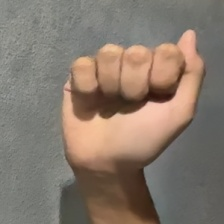
#> input picture dataset/A/A_0002.jpg, 224 x 224 px, given in place of the camera
$ python collect_dataset.py
#> lines starting #> are read from the running program, lines starting #| are printed output that depends on the picture; after the words box and inside, x2 and y2 are one past the last pixel; in counts of white or black regions, pixels touching at a corner belong together
"""collect_dataset.py — เครื่องมือเก็บภาพมือสำหรับทำ Dataset (ASL Subset) และสั่งเทรนโมเดลใหม่

วิธีใช้งาน:
    conda run -n dl python collect_dataset.py

ปุ่มควบคุมในโปรแกรม:
    - [A], [B], [C], [D], [L], [O], [T] หรือ [1] - [7] : สลับตัวอักษรเป้าหมายทันที
    - [SPACE]     : ถ่าย 1 รูป (บันทึกภาพมือในกรอบ ROI ลง dataset/<LABEL>/)
    - [F]         : เปิด/ปิด โหมดถ่ายรัว (Burst/Continuous Mode)
    - [BACKSPACE] : ลบรูปล่าสุดของคลาสปัจจุบัน (Undo last photo)
    - [ENTER] / [R]: สั่งเทรนโมเดลใหม่จากศูนย์ทันที (Train Model from Scratch)
    - [M]         : เปิด/ปิด หน้าต่าง Preview Mask (Module 2)
    - [Q] / [ESC] : ออกจากโปรแกรม
"""

from __future__ import annotations

import argparse
from pathlib import Path
import time
import cv2
import numpy as np

# ลอง import module2 และ module3
try:
    from module2 import segment_skin_hsv, apply_morphology
    HAS_MODULE2 = True
except Exception:
    HAS_MODULE2 = False

try:
    from module3.classifier import GestureClassifier
    HAS_CLASSIFIER = True
except Exception:
    HAS_CLASSIFIER = False

# 7 ตัวอักษรเป้าหมาย
SUPPORTED_CLASSES = ["A", "B", "C", "D", "L", "O", "T"]


def get_existing_count(class_dir: Path) -> int:
    """นับจำนวนรูปที่มีอยู่แล้วในโฟลเดอร์ของคลาสนั้นๆ"""
    if not class_dir.exists():
        return 0
    return len(list(class_dir.glob("*.jpg")) + list(class_dir.glob("*.png")))


# [18 lines left out: functions get_next_filename, delete_last_saved_file, not called in this run]


def draw_hud(
    frame: np.ndarray,
    current_label: str,
    class_counts: dict[str, int],
    roi_coords: tuple[int, int, int, int],
    continuous_mode: bool,
    show_mask: bool,
    status_msg: str,
    status_time: float,
) -> None:
    """วาดหน้าจอแสดงสถานะและข้อมูลการถ่ายบนเฟรม"""
    h, w = frame.shape[:2]
    rx, ry, rw, rh = roi_coords

    # วาดกรอบสี่เหลี่ยม ROI สำหรับวางมือ
    roi_color = (0, 0, 255) if continuous_mode else (0, 255, 0)
    cv2.rectangle(frame, (rx, ry), (rx + rw, ry + rh), roi_color, 2)
    cv2.putText(
        frame,
        "Put Hand Here",
        (rx + 10, ry - 10),
        cv2.FONT_HERSHEY_SIMPLEX,
        0.65,
        roi_color,
        2,
        cv2.LINE_AA,
    )

    # แถบพื้นหลังด้านบน
    overlay = frame.copy()
    cv2.rectangle(overlay, (0, 0), (w, 85), (20, 20, 20), -1)
    # แถบพื้นหลังด้านล่าง
    cv2.rectangle(overlay, (0, h - 35), (w, h), (20, 20, 20), -1)
    cv2.addWeighted(overlay, 0.75, frame, 0.25, 0, frame)

    # 1) Current Label (ตัวใหญ่เด่นชัด)
    label_text = f"TARGET: [{current_label}]"
    cv2.putText(
        frame,
        label_text,
        (15, 45),
        cv2.FONT_HERSHEY_DUPLEX,
        1.1,
        (0, 255, 255),
        2,
        cv2.LINE_AA,
    )

    # 2) Continuous indicator
    mode_text = "[BURST ON]" if continuous_mode else "[SINGLE]"
    mode_color = (0, 100, 255) if continuous_mode else (180, 180, 180)
    cv2.putText(
        frame,
        mode_text,
        (230, 42),
        cv2.FONT_HERSHEY_SIMPLEX,
        0.7,
        mode_color,
        2,
        cv2.LINE_AA,
    )

    # 3) สรุปจำนวนตัวอย่างแต่ละคลาส
    counts_str = " | ".join(f"{c}:{class_counts.get(c, 0)}" for c in SUPPORTED_CLASSES)
    cv2.putText(
        frame,
        counts_str,
        (15, 75),
        cv2.FONT_HERSHEY_SIMPLEX,
        0.52,
        (220, 220, 220),
        1,
        cv2.LINE_AA,
    )

    # 4) ข้อความแจ้งเตือนสถานะล่าสุด (Saved / Trained / Deleted)
    if time.time() - status_time < 3.0 and status_msg:
        cv2.putText(
            frame,
            status_msg,
            (w - 380, 45),
            cv2.FONT_HERSHEY_SIMPLEX,
            0.65,
            (50, 255, 50),
            2,
            cv2.LINE_AA,
        )

    # 5) แถบคำสั่งด้านล่าง
    help_text = "SPACE: Shot | F: Burst | A-T/1-7: Switch | BACKSPACE: Undo | ENTER/R: Train Model | Q: Quit"
    cv2.putText(
        frame,
        help_text,
        (15, h - 12),
        cv2.FONT_HERSHEY_SIMPLEX,
        0.45,
        (180, 220, 255),
        1,
        cv2.LINE_AA,
    )


# [44 lines left out: function train_model_from_camera, not called in this run]


def main() -> None:
    parser = argparse.ArgumentParser(description="ASL Dataset Collector for ComVision")
    parser.add_argument("--cam", type=int, default=0, help="Camera index (default 0)")
    parser.add_argument("--out", type=str, default="dataset", help="Output directory")
    parser.add_argument("--roi-size", type=int, default=300, help="Size of square ROI box")
    parser.add_argument("--save-size", type=int, default=224, help="Resized output image size")
    args = parser.parse_args()

    out_root = Path(args.out).resolve()
    out_root.mkdir(parents=True, exist_ok=True)

    for c in SUPPORTED_CLASSES:
        (out_root / c).mkdir(parents=True, exist_ok=True)

    class_counts = {c: get_existing_count(out_root / c) for c in SUPPORTED_CLASSES}

    cap = cv2.VideoCapture(args.cam)
    if not cap.isOpened():
        print(f"[ERROR] ไม่สามารถเปิดกล้องเบอร์ {args.cam} ได้")
        return

    cap.set(cv2.CAP_PROP_FRAME_WIDTH, 1280)
    cap.set(cv2.CAP_PROP_FRAME_HEIGHT, 720)

    current_idx = 0
    current_label = SUPPORTED_CLASSES[current_idx]

    continuous_mode = False
    burst_interval = 0.2
    last_burst_time = 0.0

    show_mask = False
    status_msg = ""
    status_time = 0.0

    window_name = "ComVision — ASL Dataset Collector"
    cv2.namedWindow(window_name, cv2.WINDOW_NORMAL)

    print("=" * 65)
    print(" ComVision — ASL Dataset Collector & Model Trainer")
    print(f" โฟลเดอร์เก็บข้อมูล: {out_root}")
    print(" ปุ่มลัดหลัก:")
    print("   - SPACE          : ถ่าย 1 รูป")
    print("   - F              : เปิด/ปิด ถ่ายรัวอัตโนมัติ (Burst Mode)")
    print("   - A,B,C,D,L,O,T  : สลับตัวอักษรเป้าหมาย (หรือกด 1-7)")
    print("   - BACKSPACE      : ลบรูปล่าสุด (Undo)")
    print("   - ENTER หรือ R   : สั่งเทรนโมเดลใหม่ทั้งหมดทันที (Retrain SVM Model)")
    print("   - M              : เปิด/ปิด หน้าต่าง Preview Mask")
    print("   - Q หรือ ESC     : ออกจากโปรแกรม")
    print("=" * 65)

    try:
        while True:
            ret, frame = cap.read()
#> frame is the input picture: shape (224, 224, 3); mean B, G, R 108.6, 120.6, 134.4
            if not ret or frame is None:
                continue

            frame = cv2.flip(frame, 1)
            h, w = frame.shape[:2]
#> h = 224; w = 224

            rw = min(args.roi_size, w // 2)
#> rw = 112
            rh = min(args.roi_size, h - 100)
#> rh = 124
            rx = int(w * 0.65) - (rw // 2)
#> rx = 89
            ry = int(h * 0.52) - (rh // 2)
#> ry = 54
            rx = max(10, min(rx, w - rw - 10))
            ry = max(90, min(ry, h - rh - 40))
#> ry = 90

            roi_crop = frame[ry : ry + rh, rx : rx + rw].copy()
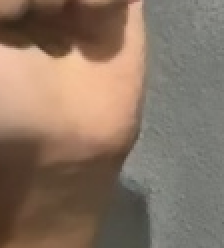
#> roi_crop: shape (124, 112, 3) (shown 2 times larger); mean B, G, R 99.2, 115.5, 135.1

            # บันทึกรูปอัตโนมัติในโหมด Burst
            now = time.time()
            if continuous_mode and (now - last_burst_time >= burst_interval):
                if args.save_size > 0:
                    saved_img = cv2.resize(roi_crop, (args.save_size, args.save_size), interpolation=cv2.INTER_AREA)
                else:
                    saved_img = roi_crop

                target_dir = out_root / current_label
                save_path = get_next_filename(target_dir, current_label)
                cv2.imwrite(str(save_path), saved_img)

                class_counts[current_label] += 1
                status_msg = f"Saved: {save_path.name}"
                status_time = now
                last_burst_time = now

            # Mask Preview
            if show_mask and HAS_MODULE2:
                rgb_roi = cv2.cvtColor(roi_crop, cv2.COLOR_BGR2RGB)
                limits = {"Hmin": 0.0, "Hmax": 0.12, "Smin": 0.15, "Smax": 0.75, "Vmin": 0.15, "Vmax": 1.0}
                mask, _ = segment_skin_hsv(rgb_roi, limits)
                morph = apply_morphology(mask, se_shape="disk", se_size=4, keep_largest=True)
                mask_vis = (morph["cleaned_mask"].astype(np.uint8) * 255)
                mask_vis = cv2.cvtColor(mask_vis, cv2.COLOR_GRAY2BGR)
                cv2.imshow("Module 2 — Mask Preview", mask_vis)

            display_frame = frame.copy()
            draw_hud(
                display_frame,
                current_label,
                class_counts,
                (rx, ry, rw, rh),
                continuous_mode,
                show_mask,
                status_msg,
                status_time,
            )
#> in draw_hud, `cv2.rectangle(frame, (rx, ry), (rx + rw, ry + rh), roi_color, 2)`:
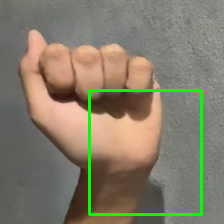
#> frame: shape (224, 224, 3); mean B, G, R 105.8, 124.7, 130.8
#> in draw_hud, `cv2.putText( frame, "Put Hand Here", (rx + 10, ry - 10), cv2.FONT_HERS..`:
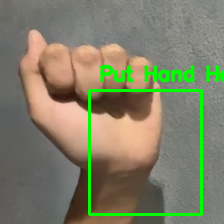
#> frame: shape (224, 224, 3); 2.71% of pixels changed, all inside (x1, y1, x2, y2) = (99, 64, 224, 83)
#> in draw_hud, `cv2.rectangle(overlay, (0, 0), (w, 85), (20, 20, 20), -1)`:
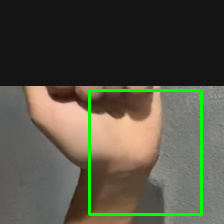
#> overlay: shape (224, 224, 3); mean B, G, R 66.9, 81.3, 82.8
#> in draw_hud, `cv2.rectangle(overlay, (0, h - 35), (w, h), (20, 20, 20), -1)`:
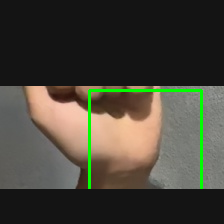
#> overlay: shape (224, 224, 3); 15.62% of pixels changed, all inside (x1, y1, x2, y2) = (0, 189, 224, 224)
#> in draw_hud, `cv2.addWeighted(overlay, 0.75, frame, 0.25, 0, frame)`:
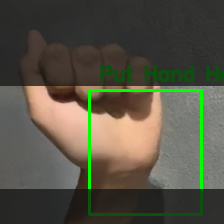
#> frame: shape (224, 224, 3); mean B, G, R 68.9, 82.7, 85.1
#> in draw_hud, `cv2.putText( frame, help_text, (15, h - 12), cv2.FONT_HERSHEY_SIMPLEX,..`:
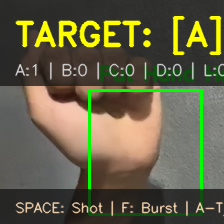
#> frame: shape (224, 224, 3); mean B, G, R 70.1, 95.2, 98.1

            cv2.imshow(window_name, display_frame)

            key = cv2.waitKey(1) & 0xFF
#> (key q is pressed here)

            if key in (ord("q"), ord("Q"), 27):
                break

            elif key == 32:  # SPACE: ถ่าย 1 รูป
                if args.save_size > 0:
                    saved_img = cv2.resize(roi_crop, (args.save_size, args.save_size), interpolation=cv2.INTER_AREA)
                else:
                    saved_img = roi_crop

                target_dir = out_root / current_label
                save_path = get_next_filename(target_dir, current_label)
                cv2.imwrite(str(save_path), saved_img)

                class_counts[current_label] += 1
                status_msg = f"Saved: {save_path.name}"
                status_time = time.time()

            elif key in (ord("f"), ord("F")):  # F: Burst mode toggle
                continuous_mode = not continuous_mode
                last_burst_time = 0.0

            elif key in (8, 127):  # BACKSPACE: Undo ลบรูปล่าสุด
                deleted_name = delete_last_saved_file(out_root / current_label)
                if deleted_name:
                    class_counts[current_label] = max(0, class_counts[current_label] - 1)
                    status_msg = f"Deleted: {deleted_name}"
                    status_time = time.time()
                    print(f"[Undo] ลบรูป {deleted_name} เรียบร้อย")

            elif key in (10, 13, ord("r"), ord("R")):  # ENTER หรือ R: สั่งเทรนโมเดลใหม่จากศูนย์
                success, msg = train_model_from_camera(window_name, display_frame, out_root)
                status_msg = msg
                status_time = time.time()

            elif key in (ord("m"), ord("M")):
                show_mask = not show_mask
                if not show_mask:
                    try:
                        cv2.destroyWindow("Module 2 — Mask Preview")
                    except Exception:
                        pass

            # สลับตัวอักษร A, B, C, D, L, O, T
            elif chr(key).upper() in SUPPORTED_CLASSES:
                current_label = chr(key).upper()
                current_idx = SUPPORTED_CLASSES.index(current_label)

            # สลับด้วยตัวเลข 1 - 7
            elif ord("1") <= key <= ord("7"):
                idx = key - ord("1")
                if idx < len(SUPPORTED_CLASSES):
                    current_idx = idx
                    current_label = SUPPORTED_CLASSES[current_idx]

    finally:
        cap.release()
        cv2.destroyAllWindows()
        print("\nสรุปจำนวนตัวอย่างปัจจุบัน:")
        for c in SUPPORTED_CLASSES:
            print(f"  - คลาส [{c}]: {class_counts.get(c, 0)} รูป")


if __name__ == "__main__":
    main()

$ run again, on dataset/A/A_0006.jpg
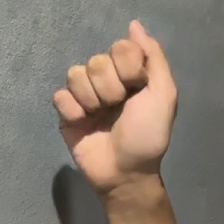
#> input picture dataset/A/A_0006.jpg, 224 x 224 px, given in place of the camera
#> in main, frame is the input picture: shape (224, 224, 3); mean B, G, R 111.7, 123.5, 136.4
#> in draw_hud, `cv2.rectangle(overlay, (0, h - 35), (w, h), (20, 20, 20), -1)`:
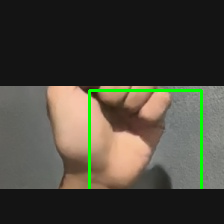
#> overlay: shape (224, 224, 3); mean B, G, R 58.9, 69.3, 72
#> in draw_hud, `cv2.putText( frame, help_text, (15, h - 12), cv2.FONT_HERSHEY_SIMPLEX,..`:
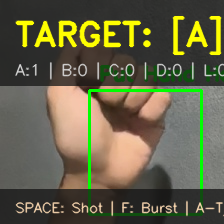
#> frame: shape (224, 224, 3); mean B, G, R 71.8, 96.7, 99.2

$ run again, on dataset/A/A_0010.jpg
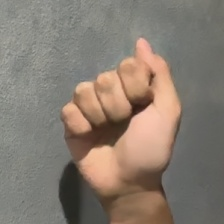
#> input picture dataset/A/A_0010.jpg, 224 x 224 px, given in place of the camera
#> in main, frame is the input picture: shape (224, 224, 3); mean B, G, R 112.6, 123.8, 135.4
#> in draw_hud, `cv2.rectangle(overlay, (0, h - 35), (w, h), (20, 20, 20), -1)`:
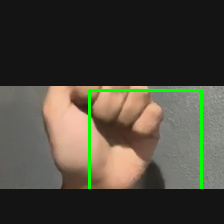
#> overlay: shape (224, 224, 3); mean B, G, R 59.2, 70, 73.4
#> in draw_hud, `cv2.putText( frame, help_text, (15, h - 12), cv2.FONT_HERSHEY_SIMPLEX,..`:
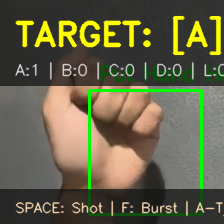
#> frame: shape (224, 224, 3); mean B, G, R 72.3, 97.4, 100.2

$ run again, on dataset/A/A_0026.jpg
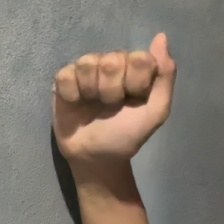
#> input picture dataset/A/A_0026.jpg, 224 x 224 px, given in place of the camera
#> in main, frame is the input picture: shape (224, 224, 3); mean B, G, R 108.5, 119, 129.6
#> in draw_hud, `cv2.putText( frame, help_text, (15, h - 12), cv2.FONT_HERSHEY_SIMPLEX,..`:
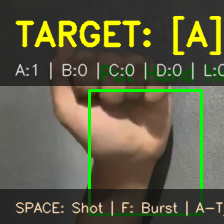
#> frame: shape (224, 224, 3); mean B, G, R 68.1, 92.1, 92.6
